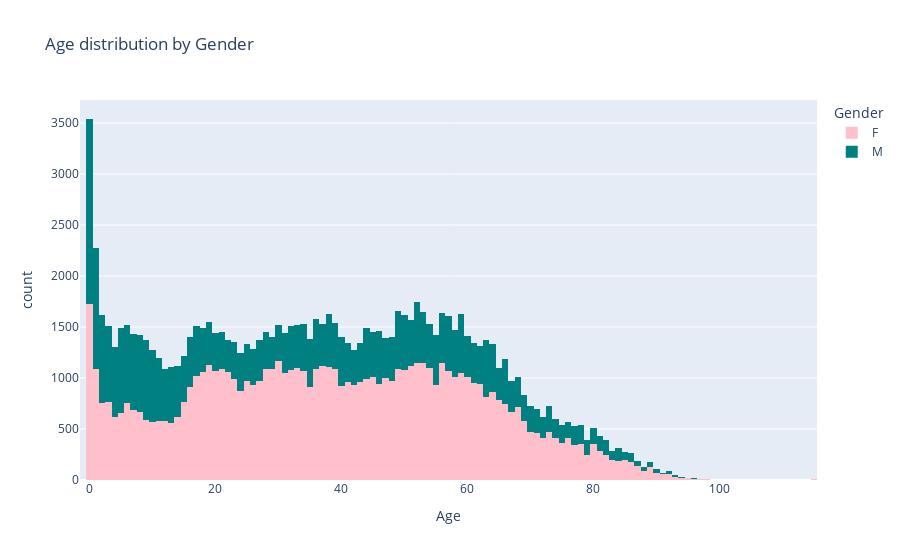

Here is the notebook cell this chart was saved with:
### Markdown cell above
## Data Analysis

### Code cell
fig = py.histogram(df,
                    x = "Age",
                    title = "Age distribution by Gender",
                    color = "Gender",
                    color_discrete_map= {"M" : "teal", "F" : "pink"})
fig.show()

### Figure 1 — Plotly figure (JSON) as saved in the notebook; plotly's stock layout.template omitted (floating-point values rounded to 4 significant figures; data arrays with more than 128 entries replaced by an {"elided": "..."} marker saying what was removed)
{"data": [{"alignmentgroup": "True", "bingroup": "x", "hovertemplate": "Gender=F<br>Age=%{x}<br>count=%{y}<extra></extra>", "legendgroup": "F", "marker": {"color": "pink"}, "name": "F", "offsetgroup": "F", "orientation": "v", "showlegend": true, "type": "histogram", "x": {"elided": "71840 int values"}, "xaxis": "x", "yaxis": "y"}, {"alignmentgroup": "True", "bingroup": "x", "hovertemplate": "Gender=M<br>Age=%{x}<br>count=%{y}<extra></extra>", "legendgroup": "M", "marker": {"color": "teal"}, "name": "M", "offsetgroup": "M", "orientation": "v", "showlegend": true, "type": "histogram", "x": {"elided": "38687 int values"}, "xaxis": "x", "yaxis": "y"}], "layout": {"barmode": "relative", "legend": {"title": {"text": "Gender"}, "tracegroupgap": 0}, "title": {"text": "Age distribution by Gender"}, "xaxis": {"anchor": "y", "domain": [0, 1], "title": {"text": "Age"}}, "yaxis": {"anchor": "x", "domain": [0, 1], "title": {"text": "count"}}}}
